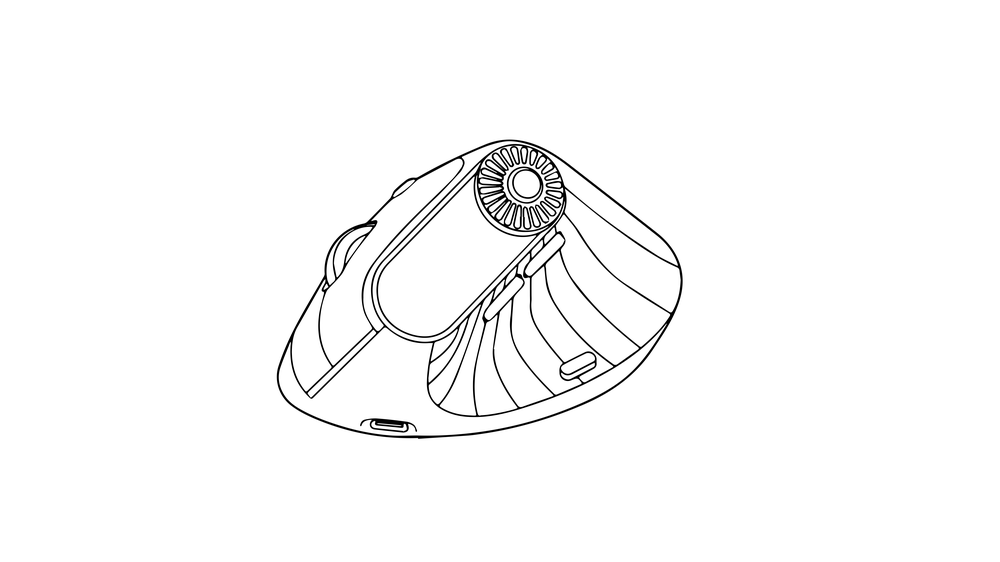
#> input picture extracted/page_full.png, 1000 x 562 px, shrunk from 8000 x 4500 before the run
$ python -i pdf_trace_complete.py   (imports and definitions only)
#> lines starting #> are read from the running program, lines starting #| are printed output that depends on the picture; after the words box and inside, x2 and y2 are one past the last pixel; in counts of white or black regions, pixels touching at a corner belong together
#> further down, picture is the input picture: shape (562, 1000, 3); min 0, max 255, mean 249.9
import fitz
import cv2
import numpy as np
from PIL import Image
import os

# [38 lines left out: functions extract_page_as_image, advanced_trace, not called in this run]

def contours_to_svg_path(contour):
    """将轮廓转换为SVG路径"""
    if len(contour) == 0:
        return ""

    points = contour.reshape(-1, 2)
    path = f"M {points[0][0]} {points[0][1]}"

    for j in range(1, len(points)):
        path += f" L {points[j][0]} {points[j][1]}"

    path += " Z"
    return path

# [255 lines left out: functions create_full_trace_svg, create_multi_layer_svg, simplify_contour, create_complete_ai, not called in this run]

def create_trace_with_fills(img, output_path):
    """创建带有填充区域的完整描摹（适合图像描摹效果）"""
#> called with output_path = 'out.png'
    height, width = img.shape[:2]
#> height = 562; width = 1000

    if len(img.shape) == 3:
        gray = cv2.cvtColor(img, cv2.COLOR_BGR2GRAY)
        hsv = cv2.cvtColor(img, cv2.COLOR_BGR2HSV)
#> hsv: shape (562, 1000, 3); mean H, S, V 0, 0, 249.9
    else:
        gray = img.copy()

    blurred = cv2.GaussianBlur(gray, (7, 7), 0)
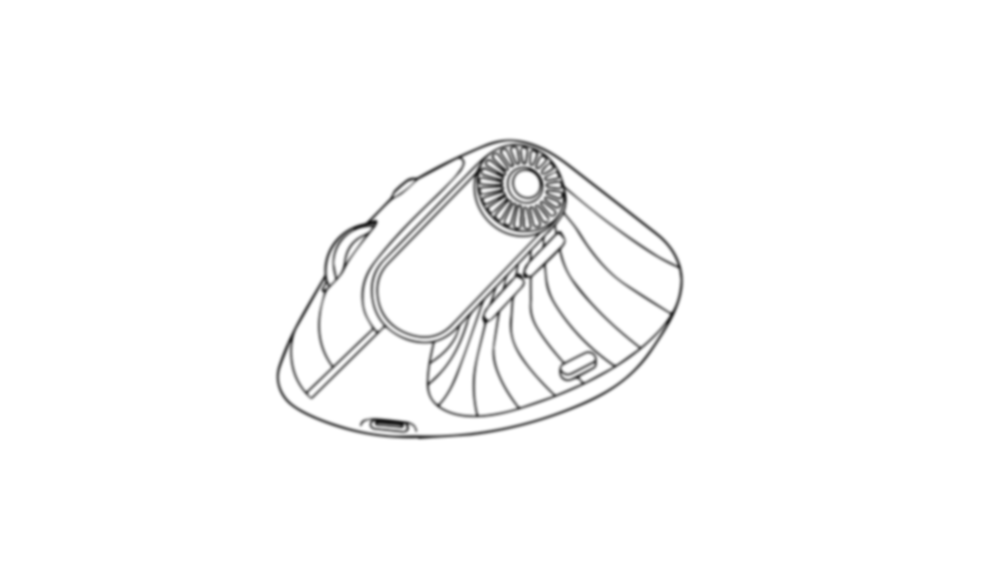
#> blurred: shape (562, 1000); min 23, max 255, mean 249.9

    _, binary = cv2.threshold(blurred, 127, 255, cv2.THRESH_BINARY)
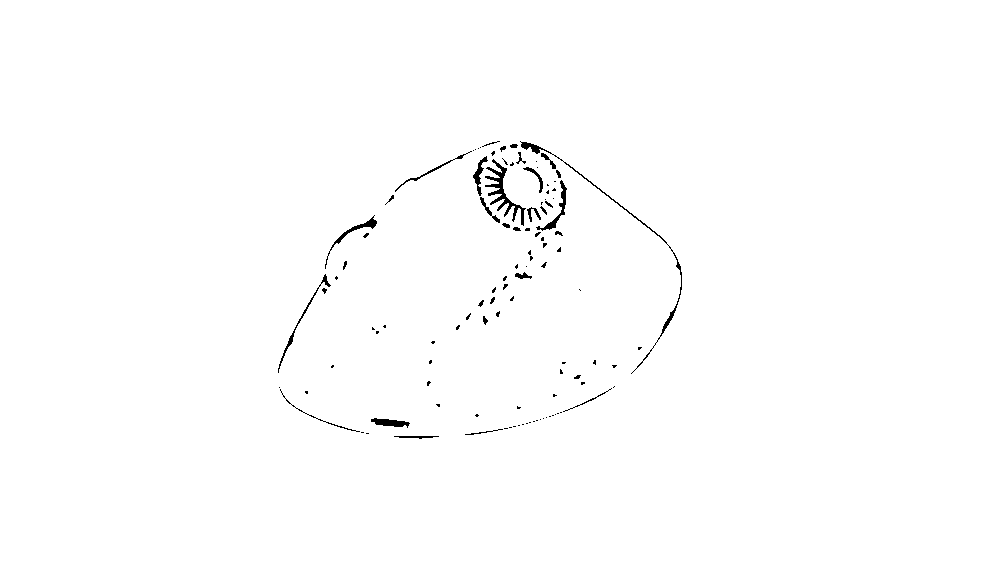
#> binary: shape (562, 1000); 99.3% white; 109 black regions (77 under 20 px)

    contours, _ = cv2.findContours(binary, cv2.RETR_EXTERNAL, cv2.CHAIN_APPROX_SIMPLE)
#> contours = [[[0, 0], [0, 561], [999, 561], [999, 0]]]

    contours_internal, _ = cv2.findContours(binary, cv2.RETR_LIST, cv2.CHAIN_APPROX_SIMPLE)
#> contours_internal = 192 contours, 138 with area under 20; largest, box (x1, y1, x2, y2) and area: (0, 0, 1000, 562) 560439, (484, 158, 527, 227) 772, (535, 179, 568, 232) 327, (563, 161, 668, 245) 290, (329, 215, 378, 252) 278

    svg_content = f'''<?xml version="1.0" encoding="UTF-8"?>
<svg xmlns="http://www.w3.org/2000/svg" xmlns:ai="http://ns.adobe.com/AdobeIllustrator/10.0/"
     width="{width}" height="{height}" viewBox="0 0 {width} {height}">
  <title>Complete Image Trace with Fills</title>
  <desc>Image trace with fills and strokes - {len(contours)} external, {len(contours_internal)} total contours</desc>

  <metadata>
    <rdf:RDF xmlns:rdf="http://www.w3.org/1999/02/22-rdf-syntax-ns#">
      <cc:Work rdf:about="">
        <dc:format>image/svg+xml</dc:format>
        <dc:title>Complete Vector Trace</dc:title>
      </cc:Work>
    </rdf:RDF>
  </metadata>

  <defs>
    <linearGradient id="tone" x1="0%" y1="0%" x2="100%" y2="100%">
      <stop offset="0%" style="stop-color:black;stop-opacity:1" />
      <stop offset="100%" style="stop-color:white;stop-opacity:1" />
    </linearGradient>
  </defs>

  <rect width="100%" height="100%" fill="white"/>

  <!-- Group for all fill regions -->
  <g id="fills" fill="black" stroke="none">
'''

    for i, contour in enumerate(contours):
        area = cv2.contourArea(contour)
        if area < 20:
            continue

        try:
            epsilon = 0.005 * cv2.arcLength(contour, True)
            approx = cv2.approxPolyDP(contour, epsilon, True)
        except:
            approx = contour

        points = approx.reshape(-1, 2)
        if len(points) < 3:
            continue

        path_data = contours_to_svg_path(contour)
        if not path_data:
            continue

        x, y, w, h = cv2.boundingRect(contour)
        aspect_ratio = w / h if h > 0 else 1

        svg_content += f'    <path id="fill_{i}" data-area="{area}" data-aspect="{aspect_ratio:.2f}" d="{path_data}"/>\n'
#> this loop made 1 pass
#> (area, epsilon, path_data, x, y, w, h, aspect_ratio) on pass 1: (560439, 15.6, 'M 0 0 L 0 561 L 999 561 L 999 0 Z', 0, 0, 1000, 562, 1.78)

    svg_content += '''  </g>

  <!-- Group for stroke edges -->
  <g id="edges" fill="none" stroke="#333333" stroke-width="0.5">
'''

    for i, contour in enumerate(contours_internal[:len(contours)]):
        area = cv2.contourArea(contour)
        if area < 5:
            continue

        path_data = contours_to_svg_path(contour)
        if not path_data:
            continue

        svg_content += f'    <path id="edge_{i}" d="{path_data}"/>\n'
#> this loop made 1 pass
#> (area, path in contours_to_svg_path) on pass 1: (127, 'M 393 436')

    svg_content += '''  </g>
</svg>'''

    with open(output_path, "w", encoding="utf-8") as f:
        f.write(svg_content)

    print(f"已生成填充描摹SVG: {output_path}")

# [143 lines left out: functions create_ai_with_groups, process_pdf_complete, not called in this run]

# [2 lines not run here, left out]

>>> import cv2
>>> picture = cv2.imread('extracted/page_full.png')
>>> result = create_trace_with_fills(picture, 'out.png')
